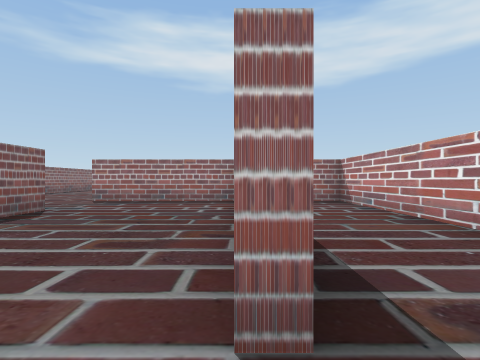
view 1 (above)

20 first-person views from a walk through a scene from a Unity 3-D project. The camera is 0.28 m above the floor, looks level and sees 80° across. The floor is counted in squares, 0.5 m on a side. Each view is taken from the middle of a square. On the plan, view 1 faces up. The plan holds only what a view shows up to about 9 squares ahead; the rest is blank. The player character is not drawn.

view 2
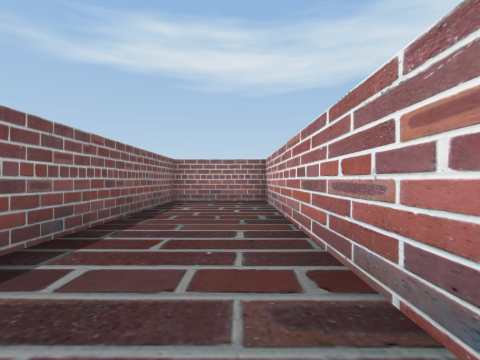

view 3
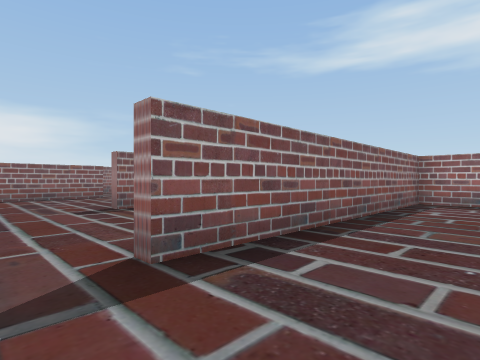

view 4
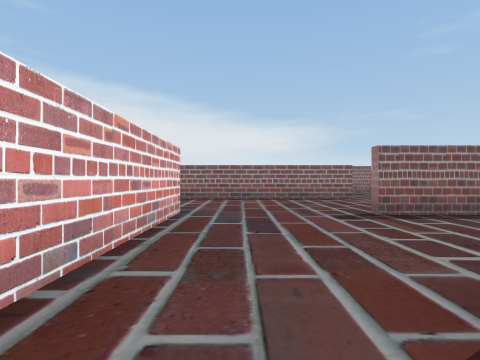

view 5
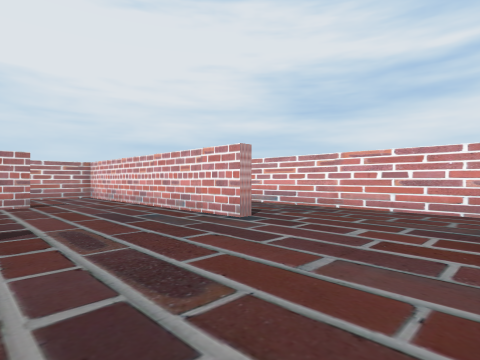

view 6
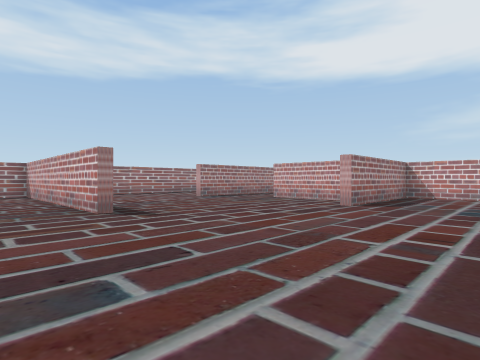

view 7
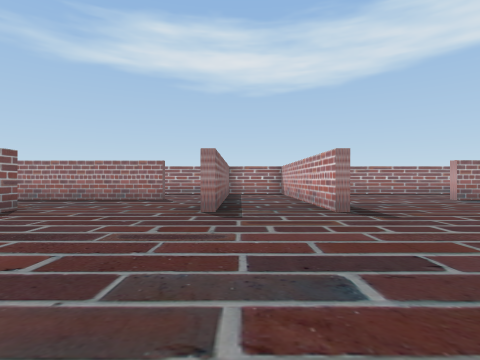

view 8
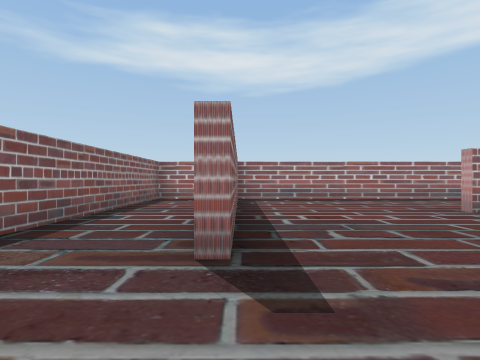

view 9
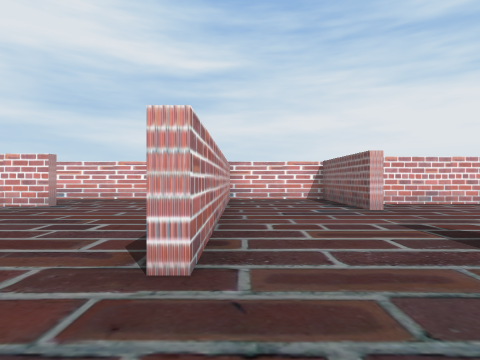

view 10
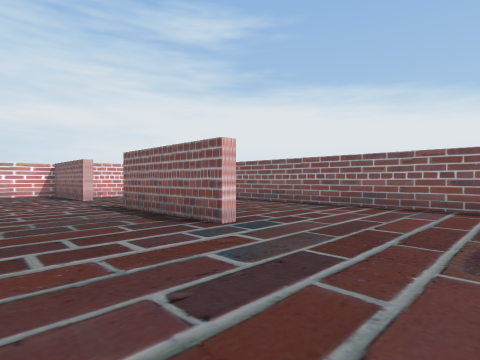

view 11
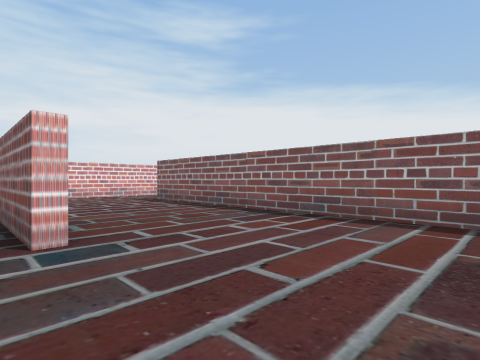

view 12
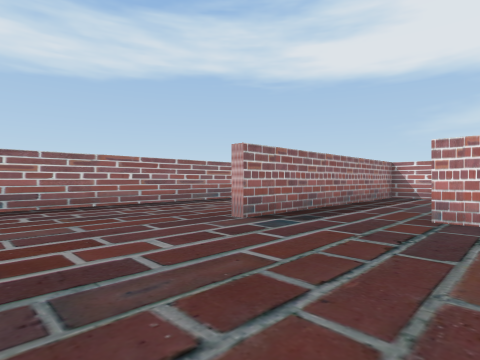

view 13
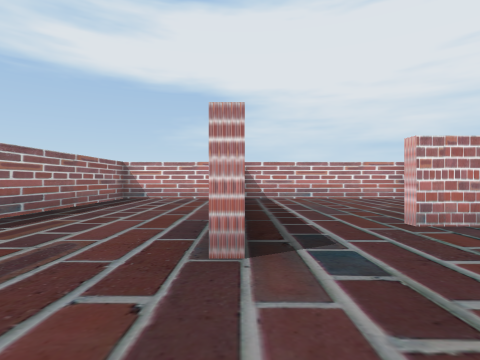

view 14
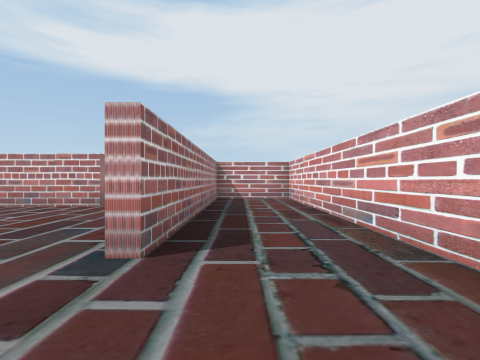

view 15
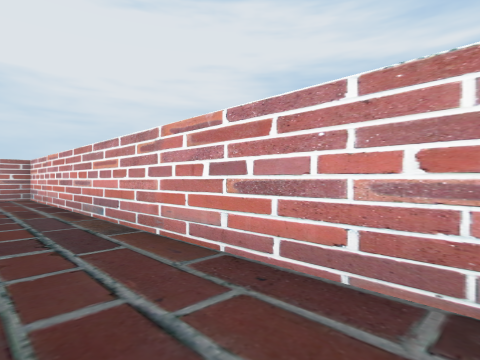

view 16
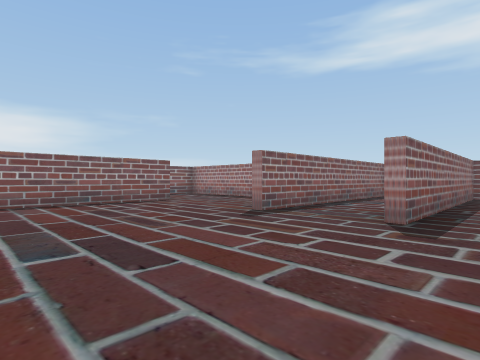

view 17
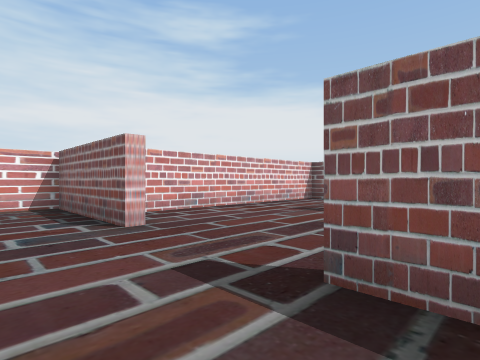

view 18
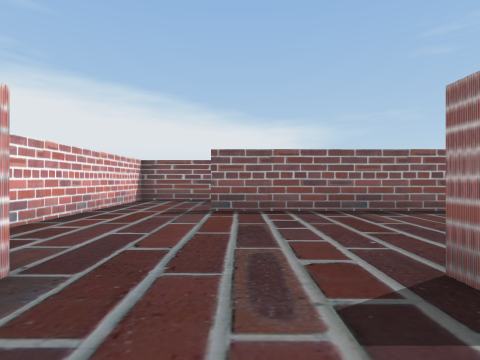

view 19
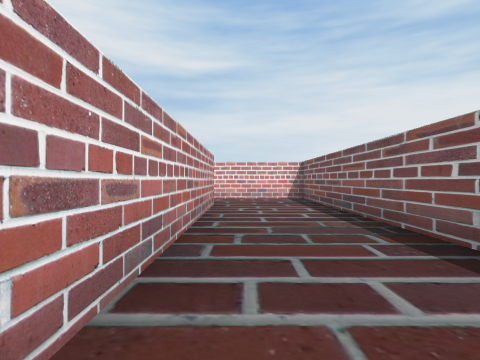

view 20
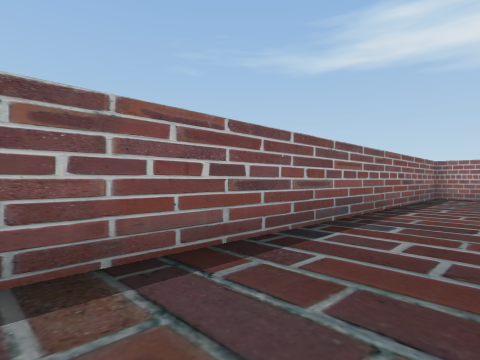

### Floor plan
Points are (right, up) in squares from view 1. A wall is a line through its corners. A room is listed if a view was taken in it or the views show most of it. See-through windows are left out.
Room 1 (views 1, 2, 3, 4)
walls: (-0.5, -1) (2.7, -1) (2.7, 7.7) (0.2, 7.7) (0.2, 0.9)
ways out: opening at (0, 0) to room 2
Room 2 (views 5, 6, 7, 8, 9, 10, 11, 12, 13, 14, 15, 16, 17, 18)
walls: (-3.6, 5.2) (-3.6, 2.1); (-7.4, 3.4) (-7.4, -1.8); (-2.6, 8.5) (-2.6, 10.9); (-10.4, 5.2) (-10.4, 2.1); (-8.3, 10) (-8.3, 16); (0, 5.9) (0, 7.7) (-4, 7.7); (-4, -1) (-0.5, -1); (-10.4, -0.4) (-10.4, -3.5) (-7.6, -3.5); (0, 0.9) (0, 3.1); (-1.5, 13) (-4, 13); (-7.7, -2.8) (-7.7, 3.4); (-14.1, 10.4) (-14.1, 0.4); (-12.1, 13) (-13.5, 13); (-6.9, -3.5) (2.7, -3.5) (2.7, -1.3) (-4, -1.3); (-13.4, -1.7) (-11.4, -1.7); (-8.8, 16.5) (-10.4, 16.5) (-10.4, 10); (2.7, 13.9) (2.7, 16.5) (-8.1, 16.5) (-8.1, 10)
ways out: opening at (0, 0) to room 1; opening at (-14, -0.5) to room 3; opening at (-14, 11.5) to room 3; opening at (-2, 11.5) to room 4
Room 3 (views 19, 20)
walls: (-14.4, 0.6) (-14.4, 6.4); (-13.5, 13) (-16.9, 13) (-16.9, -1.7) (-13.4, -1.7)
ways out: opening at (-14, -0.5) to room 2; opening at (-14, 11.5) to room 2
Room 4 (no view inside)
walls: (2.7, 8) (2.7, 13) (-1.5, 13)
ways out: opening at (-2, 11.5) to room 2

Positions as (right, up) in squares from view 1, and headings:
1: (0, 0), facing up
2: (2, 0), facing up
3: (2, 0), facing up-left
4: (1, 0), facing left
5: (-7, 2), facing down-right
6: (-10, 5), facing up-right
7: (-10, 5), facing up
8: (-8, 8), facing up
9: (-8, 5), facing down
10: (-8, 8), facing down-left
11: (-10, 8), facing down-left
12: (-7, 10), facing up-right
13: (-6, 13), facing right
14: (-6, -2), facing right
15: (-7, -2), facing down-right
16: (-7, 6), facing up-left
17: (-9, 3), facing down-left
18: (-9, 1), facing left
19: (-15, 7), facing down
20: (-15, 3), facing up-left
